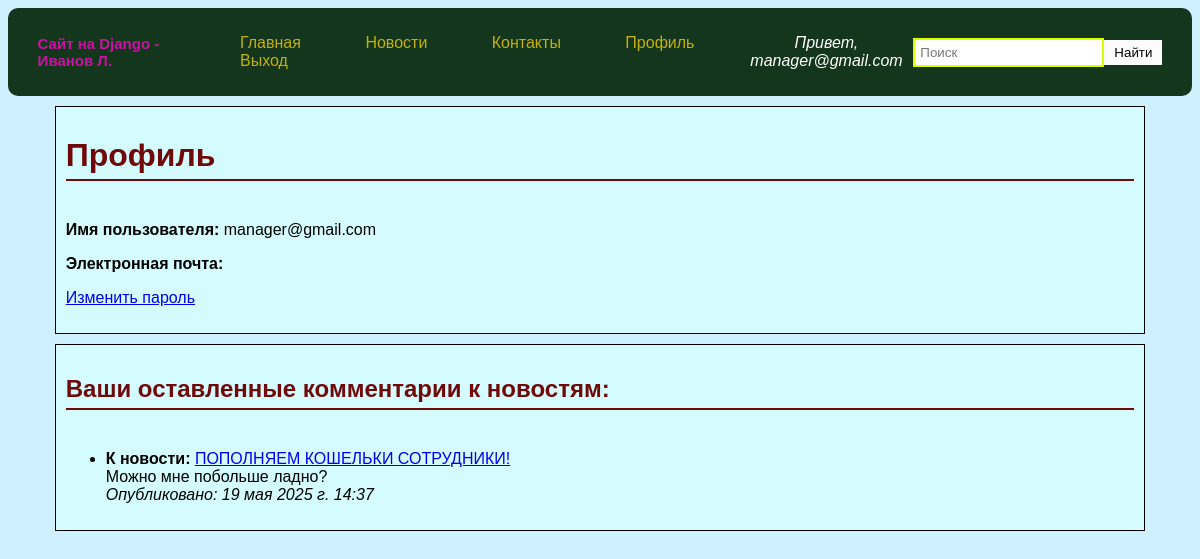
Page /profile/ (signed in) on the committed database.
### news_site_company/models.py (models this page shows, shortened)
class Comment(models.Model):
    news = models.ForeignKey(News, on_delete=models.CASCADE, related_name='comments')
    user = models.ForeignKey(User, on_delete=models.CASCADE)
    text = models.TextField()
    created_date = models.DateTimeField(auto_now_add=True)

class News(models.Model):
            title = models.CharField(max_length=200)
            content = models.TextField()
            pub_date = models.DateTimeField(auto_now_add=True)
            author = models.CharField(max_length=100)
            image = models.ImageField(upload_to='news_media/', blank=True, null=True)\

### news_site_company/views.py (the view)
# urls.py: path('profile/', views.profile, name='profile'),
@login_required
def profile(request):
    comments = Comment.objects.filter(user=request.user).order_by('-created_date')
    return render(request, 'news_site_company/profile.html', {'comments': comments})

### templates/news_site_company/profile.html (shortened to what this page needs)
{% extends 'base.html' %}
{% load static %}
{% block content %}
    <div class="profile-info container">
       <h1>Профиль</h1>
       <p><strong>Имя пользователя:</strong> {{ user.username }}</p>
    <p><strong>Электронная почта: </strong>{{ user.email }}</p>
    <p><a href="{% url 'password_change' %}">Изменить пароль</a></p>
    </div>
    <div class="profile-info container">
    <h2>Ваши оставленные комментарии к новостям:</h2>
    {% if comments %}
        <ul>
            {% for comment in comments %}
                <li>
                    <strong>К новости:</strong> <a href="{% url 'news_detail' comment.news.id %}">{{ comment.news.title }}</a><br>
                    {{ comment.text }}<br>
                    <em>Опубликовано: {{ comment.created_date }}</em>
                </li>
            {% endfor %}
        </ul>
    {% else %}
        <p>Вы не писали комментарии</p></div>
    {% endif %}
{% endblock %}

### templates/base.html (shortened to what this page needs)
{% load static %}
<!DOCTYPE html>
<html>
<head>
    <link rel="stylesheet" href="{% static 'css/style.css' %}">
</head>
<body>
<nav>
    <div class="container">
       <div class="logo">
       Сайт на Django - Иванов Л.
    </div>
        <ul class="left-nav">
            <li><a href="{% url 'index' %}">Главная</a></li>
            <li><a href="{% url 'news_list' %}">Новости</a></li>
            <li><a href="{% url 'contact' %}">Контакты</a></li>
            {% if user.is_authenticated %}
                <li><a href="{% url 'profile' %}">Профиль</a></li>
                <li><a href="{% url 'logout' %}">Выход</a></li>
            {% else %}
                <li><a href="{% url 'login' %}">Вход</a></li>
                <li><a href="{% url 'register' %}">Регистрация</a></li>
            {% endif %}
        </ul>
        <form class="right-nav" action="{% url 'news_search' %}" method="get">
            <span>Привет, {{ user.username }}</span>
            <input type="text" name="q" placeholder="Поиск">
            <button type="submit">Найти</button>
        </form>
    </div>
</nav>
    <div class="container">
        {% block content %}{% endblock %}
    </div>
</body>
</html>

### news_site_company/static/css/style.css (style rules this page uses)
body { font-family: 'Lucida Sans', 'Lucida Sans Regular', 'Lucida Grande', 'Lucida Sans Unicode', Geneva, Verdana, sans-serif, sans-serif, sans-serif; margin: 5; padding: 0; background-color: #cff0ff; color: #000000; }
nav .logo { font-size: 15px; font-weight: bold; color: #ca12a2; }
.container { width: 95%; margin: auto; }
nav { background: #14361c; color: #ffffff; padding: 10px 0; border-radius: 10px; }
nav form.right-nav { margin: 0; display: flex; align-items: center; }
nav form.right-nav span { margin-right: 10px; }
nav ul { padding: 0; list-style: none; text-align: start; }
nav .container { display: flex; justify-content: space-between; align-items: center; }
nav li { display: inline-flex; margin: 0 30px; font-style: initial; }
nav a { color: #c4b10e; text-decoration: none; font-size: 16px; }
h1, h2 { color: #700a0a; margin-top: 20px; border-bottom: 2px solid; padding-bottom: 5px; margin-bottom: 40px; }
form[method="get"] { text-align: center; font-style: italic; margin-bottom: 35px; }
form[method="get"] input[type="text"] { padding: 5px; border: 2px solid #d9ff00; }
form[method="get"] button { padding: 5px 10px; background: #fcfcfc; color: #000000; border: none; cursor: pointer; }
.profile-info { background: #d4fcff; margin-top: 10px; padding: 10px; border: 1px solid #000000; }

### rows in the picture
Comment: news "ПОПОЛНЯЕМ КОШЕЛЬКИ СОТРУДНИКИ!", text "Можно мне побольше ладно?", created_date "19 мая 2025 г. 14:37"

### other values in the picture
{{ user.username }} "manager@gmail.com"
